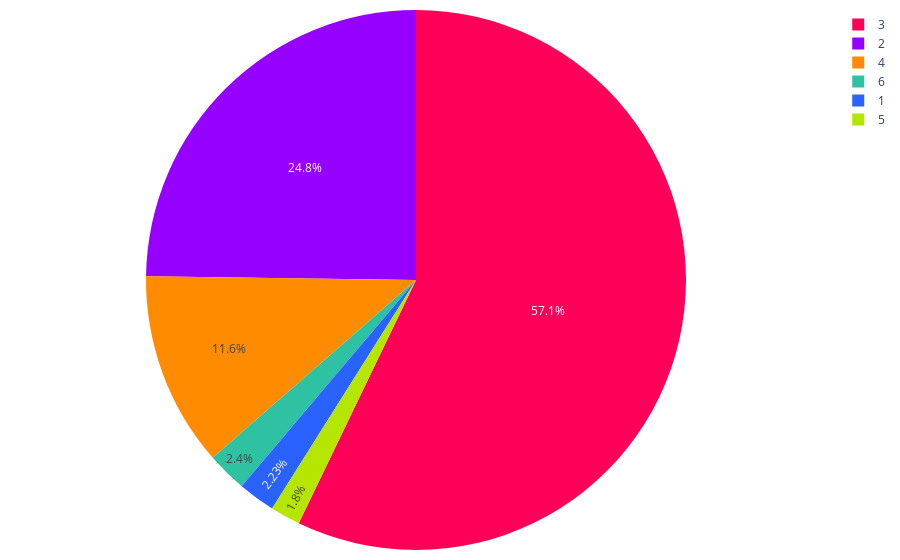

Write notebook code for a chart like this one.
### Code cell
import os
import plotly.graph_objects as go
import plotly.io as pio

# Lista de colores
colores = ['#2962ff', '#9500ff', '#ff0059', '#ff8c00', '#b4e600', '#2EC2A2', '#F79CB9']

# Función para sumar tablas
def sumar_tablas(dataframes_list):
    tabla_suma = None
    
    for df in dataframes_list:
        tabla_actual = df.groupby(['Recamaras', 'segmento']).size().unstack(fill_value=0)
        
        if tabla_suma is None:
            tabla_suma = tabla_actual
        else:
            tabla_suma = tabla_suma.add(tabla_actual, fill_value=0)
    
    print("Tabla general de frecuencia:")
    print(tabla_suma)
    
    fig = graficar_tabla(tabla_suma)
    
    # Guardar la gráfica como archivo HTML
    guardar_grafico_como_html(fig, 'grafica_pastel_dist_x_recamaras_pueb', carpeta='graficas')
    
    return fig

# Función para graficar la tabla
def graficar_tabla(tabla):
    segmentos = tabla.index
    valores = tabla.iloc[:, 0].tolist()  # Tomamos los valores de la primera columna de la tabla

    fig1 = go.Figure(data=[go.Pie(labels=segmentos, values=valores, marker=dict(colors=colores))])

    fig1.update_layout(
        margin=dict(l=10, r=10, t=10, b=10),  # Ajusta los márgenes (left, right, top, bottom)        
    )

    fig1.show()
    return fig1

# Función para guardar la gráfica como archivo HTML
def guardar_grafico_como_html(fig, nombre_archivo, carpeta='graficas'):
    # Crear la carpeta si no existe
    if not os.path.exists(carpeta):
        os.makedirs(carpeta)
    
    # Guardar la gráfica como archivo HTML en la carpeta especificada
    pio.write_html(fig, f'{carpeta}/{nombre_archivo}.html')

# Llamar a la función sumar_tablas con la lista de DataFrames como argumento
fig1 = sumar_tablas(dataframes_list)

### Figure 1 — Plotly figure (JSON) as saved in the notebook; plotly's stock layout.template omitted (floating-point values rounded to 4 significant figures)
{"data": [{"labels": ["1", "2", "3", "4", "5", "6"], "marker": {"colors": ["#2962ff", "#9500ff", "#ff0059", "#ff8c00", "#b4e600", "#2EC2A2", "#F79CB9"]}, "type": "pie", "values": [52, 579, 1335, 272, 42, 56]}], "layout": {"margin": {"b": 10, "l": 10, "r": 10, "t": 10}}}
